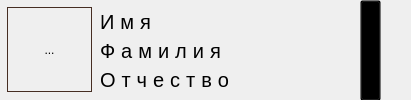
<?xml version="1.0" encoding="UTF-8"?>
<ui version="4.0">
 <class>ProfileBox</class>
 <widget class="QWidget" name="ProfileBox">
  <property name="geometry">
   <rect>
    <x>0</x>
    <y>0</y>
    <width>411</width>
    <height>100</height>
   </rect>
  </property>
  <property name="sizePolicy">
   <sizepolicy hsizetype="Preferred" vsizetype="Preferred">
    <horstretch>0</horstretch>
    <verstretch>0</verstretch>
   </sizepolicy>
  </property>
  <property name="minimumSize">
   <size>
    <width>200</width>
    <height>100</height>
   </size>
  </property>
  <property name="maximumSize">
   <size>
    <width>16777215</width>
    <height>100</height>
   </size>
  </property>
  <property name="windowTitle">
   <string>Form</string>
  </property>
  <property name="styleSheet">
   <string notr="true">-webkit-box-shadow: -10px 0px 13px -7px #000000, 10px 0px 13px -7px #000000, -15px 4px 8px -2px rgba(0,0,0,0.12); 
box-shadow: -10px 0px 13px -7px #000000, 10px 0px 13px -7px #000000, -15px 4px 8px -2px rgba(0,0,0,0.12);</string>
  </property>
  <layout class="QVBoxLayout" name="verticalLayout">
   <property name="spacing">
    <number>0</number>
   </property>
   <property name="leftMargin">
    <number>0</number>
   </property>
   <property name="topMargin">
    <number>0</number>
   </property>
   <property name="rightMargin">
    <number>0</number>
   </property>
   <property name="bottomMargin">
    <number>0</number>
   </property>
   <item>
    <widget class="QWidget" name="widget" native="true">
     <property name="styleSheet">
      <string notr="true">QWidget#widget
{
border: 4px ridge #462e23;

};

</string>
     </property>
     <widget class="QPushButton" name="pushButton">
      <property name="geometry">
       <rect>
        <x>360</x>
        <y>0</y>
        <width>21</width>
        <height>101</height>
       </rect>
      </property>
      <property name="styleSheet">
       <string notr="true">background-color: transparent;</string>
      </property>
      <property name="text">
       <string/>
      </property>
     </widget>
     <widget class="QToolButton" name="miniPhoto">
      <property name="geometry">
       <rect>
        <x>7</x>
        <y>7</y>
        <width>85</width>
        <height>85</height>
       </rect>
      </property>
      <property name="minimumSize">
       <size>
        <width>85</width>
        <height>85</height>
       </size>
      </property>
      <property name="styleSheet">
       <string notr="true">border: 1px solid #462e23;
</string>
      </property>
      <property name="text">
       <string>...</string>
      </property>
      <property name="iconSize">
       <size>
        <width>85</width>
        <height>85</height>
       </size>
      </property>
     </widget>
     <widget class="QWidget" name="widget_2" native="true">
      <property name="geometry">
       <rect>
        <x>100</x>
        <y>10</y>
        <width>271</width>
        <height>81</height>
       </rect>
      </property>
      <property name="styleSheet">
       <string notr="true">font-family: &quot;Courier New&quot;, Courier, monospace;
font-size: 20px;
letter-spacing: 6px;
word-spacing: 0px;
color: #000000;
font-weight: normal;
text-decoration: none;
font-style: normal;
font-variant: normal;
text-transform: none;</string>
      </property>
      <layout class="QVBoxLayout" name="verticalLayout_3">
       <item>
        <widget class="QLabel" name="Name">
         <property name="text">
          <string>Имя</string>
         </property>
        </widget>
       </item>
       <item>
        <widget class="QLabel" name="Name_2">
         <property name="text">
          <string>Фамилия</string>
         </property>
        </widget>
       </item>
       <item>
        <widget class="QLabel" name="Name_3">
         <property name="text">
          <string>Отчество</string>
         </property>
        </widget>
       </item>
      </layout>
     </widget>
     <zorder>miniPhoto</zorder>
     <zorder>pushButton</zorder>
     <zorder>widget_2</zorder>
    </widget>
   </item>
  </layout>
 </widget>
 <resources/>
 <connections/>
</ui>
